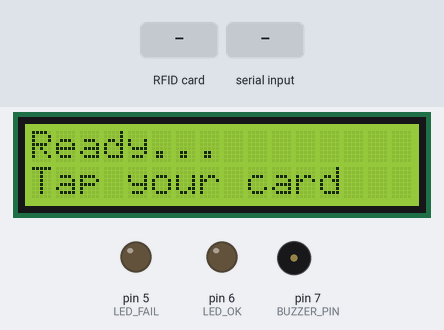
Bench run of a sketch on a simulated Arduino Uno, built with avr-gcc and run on an emulated ATmega328P. Shown: 16×2 character LCD, output pins drawn as LEDs (lit = HIGH), buzzer (waves = sounding). The test bench sets the inputs (shaded band). EEPROM starts erased; pins used as bus, display or sensor lines are not drawn; what the sketch prints to the serial monitor is not drawn.

Above: at 1.3 s.
1.4 s: RFID card 5E 7A 19 C4 held to the reader
At 1.64 s:
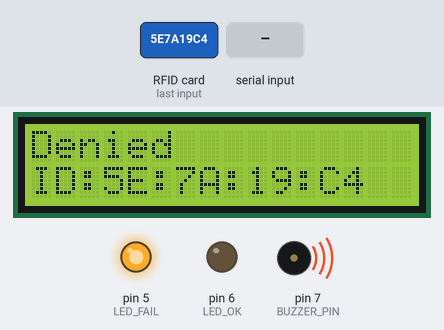
3.4 s: "ADD 1\n" received over Serial
4.9 s: "DEL 1\n" received over Serial
6.4 s: "LIST 1\n" received over Serial
Timing chart, 0 to 8.9 s (numbered marks = the images above; inputs shaded):
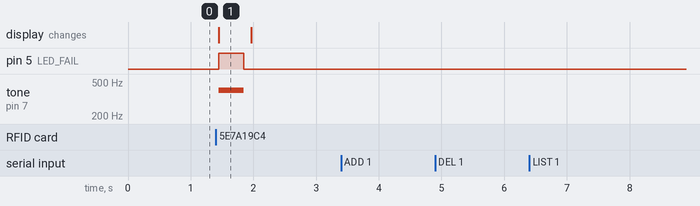

The sketch:

LabE.ino
```cpp
#include <SPI.h>
#include <MFRC522.h>
#include <Wire.h>
#include <LiquidCrystal_I2C.h>
#include <EEPROM.h>

// ====== CẤU HÌNH PHẦN CỨNG ======
#define SS_PIN      10
#define RST_PIN     9
#define LED_OK      6
#define LED_FAIL    5
#define BUZZER_PIN  7
#define LCD_ADDR    0x27   // đổi nhanh 0x27 hoặc 0x3F tùy module LCD

// ====== CẤU HÌNH DỮ LIỆU ======
#define UID_LEN     4
#define MAX_SLOTS   5
#define EEPROM_BASE 0

// ====== BIẾN TOÀN CỤC ======
LiquidCrystal_I2C lcd(LCD_ADDR, 16, 2);
MFRC522 rfid(SS_PIN, RST_PIN);

int failCount = 0;           // Đếm số lần sai
unsigned long lockStart = 0; // Thời điểm bắt đầu khóa
bool isLocked = false;

// ====== QUẢN LÝ EEPROM ======
void eepromWriteUID(int slot, const byte *uid) {
  int addr = EEPROM_BASE + slot * UID_LEN;
  for (int i = 0; i < UID_LEN; i++) EEPROM.write(addr + i, uid[i]);
}

void eepromReadUID(int slot, byte *uid) {
  int addr = EEPROM_BASE + slot * UID_LEN;
  for (int i = 0; i < UID_LEN; i++) uid[i] = EEPROM.read(addr + i);
}

bool eepromMatchAny(const byte *uid) {
  byte buf[UID_LEN];
  for (int s = 0; s < MAX_SLOTS; s++) {
    eepromReadUID(s, buf);
    bool ok = true;
    for (int i = 0; i < UID_LEN; i++)
      if (buf[i] != uid[i]) { ok = false; break; }
    if (ok) return true;
  }
  return false;
}

void clearSlot(int slot) {
  byte z[UID_LEN] = {0, 0, 0, 0};
  eepromWriteUID(slot, z);
}

// ====== LCD UI ======
void uiIdle() {
  lcd.clear();
  lcd.setCursor(0, 0);
  lcd.print("Ready...");
  lcd.setCursor(0, 1);
  lcd.print("Tap your card");
}

void uiShowUID(const char *msg, const byte *uid) {
  lcd.clear();
  lcd.setCursor(0, 0);
  lcd.print(msg);
  lcd.setCursor(0, 1);
  lcd.print("ID:");
  for (int i = 0; i < UID_LEN; i++) {
    if (uid[i] < 0x10) lcd.print("0");
    lcd.print(uid[i], HEX);
    if (i < UID_LEN - 1) lcd.print(":");
  }
}

// ====== Buzzer / LED ======
void beepOK() {
  for (int i = 0; i < 2; i++) {
    tone(BUZZER_PIN, 1500, 80);
    digitalWrite(LED_OK, HIGH);
    delay(120);
    digitalWrite(LED_OK, LOW);
    delay(80);
  }
}

void beepFail() {
  tone(BUZZER_PIN, 400, 400);
  digitalWrite(LED_FAIL, HIGH);
  delay(400);
  digitalWrite(LED_FAIL, LOW);
}

// ====== RFID ======
bool readUID(byte *uid) {
  if (!rfid.PICC_IsNewCardPresent() || !rfid.PICC_ReadCardSerial()) return false;
  for (int i = 0; i < UID_LEN; i++) uid[i] = rfid.uid.uidByte[i];
  rfid.PICC_HaltA();
  rfid.PCD_StopCrypto1();
  return true;
}

// ====== Serial command ======
void handleSerial() {
  if (!Serial.available()) return;
  String cmd = Serial.readStringUntil('\n');
  cmd.trim();

  if (cmd.startsWith("ADD")) {
    int slot = cmd.charAt(3) - '0';
    if (slot < 0 || slot >= MAX_SLOTS) { Serial.println("Slot? 0–4"); return; }
    String data = cmd.substring(5);
    data.replace(":", " ");
    data.trim();

    byte uid[UID_LEN]; int count = 0;
    while (data.length() > 0 && count < UID_LEN) {
      int space = data.indexOf(' ');
      String part = (space == -1) ? data : data.substring(0, space);
      uid[count++] = (byte)strtol(part.c_str(), NULL, 16);
      if (space == -1) break;
      data = data.substring(space + 1);
    }
    if (count == UID_LEN) {
      eepromWriteUID(slot, uid);
      Serial.print("Added slot "); Serial.println(slot);
    } else Serial.println("Use: ADD0 DE:AD:BE:EF");

  } else if (cmd.startsWith("DEL")) {
    int slot = cmd.charAt(3) - '0';
    clearSlot(slot);
    Serial.print("Cleared slot "); Serial.println(slot);

  } else if (cmd == "LIST") {
    Serial.println("Slots:");
    byte u[UID_LEN];
    for (int i = 0; i < MAX_SLOTS; i++) {
      eepromReadUID(i, u);
      Serial.print("SLOT"); Serial.print(i); Serial.print(" = ");
      for (int j = 0; j < UID_LEN; j++) {
        if (u[j] < 0x10) Serial.print("0");
        Serial.print(u[j], HEX);
        if (j < UID_LEN - 1) Serial.print(":");
      }
      Serial.println();
    }

  } else {
    Serial.println("Cmds: ADDn UID | DELn | LIST");
  }
}

// ====== SETUP ======
void setup() {
  Serial.begin(9600);
  SPI.begin();
  rfid.PCD_Init();
  pinMode(LED_OK, OUTPUT);
  pinMode(LED_FAIL, OUTPUT);
  pinMode(BUZZER_PIN, OUTPUT);
  lcd.init();
  lcd.backlight();
  uiIdle();
  Serial.println("RFID Access Ready");
}

// ====== MAIN LOOP ======
void loop() {
  handleSerial();

  if (isLocked) {
    if (millis() - lockStart >= 2000) { isLocked = false; failCount = 0; uiIdle(); }
    else return;
  }

  byte uid[UID_LEN];
  if (!readUID(uid)) return;

  bool ok = eepromMatchAny(uid);
  uiShowUID(ok ? "Welcome" : "Denied", uid);

  if (ok) {
    failCount = 0;
    beepOK();
  } else {
    failCount++;
    beepFail();
    if (failCount >= 3) {
      lcd.clear();
      lcd.print("Wait 2s...");
      isLocked = true;
      lockStart = millis();
    }
  }

  // Ghi nhật ký ra Serial (timestamp,uid,result)
  Serial.print(millis());
  Serial.print(",");
  for (int i = 0; i < UID_LEN; i++) {
    if (uid[i] < 0x10) Serial.print("0");
    Serial.print(uid[i], HEX);
    if (i < UID_LEN - 1) Serial.print(":");
  }
  Serial.print(",");
  Serial.println(ok ? "OK" : "FAIL");

  delay(100);
  uiIdle();
}
```

Measured:
- after the input at 1.4 s, pin 5 (LED_FAIL): LOW → HIGH at once, → LOW 0.40 s later; tone on pin 7 (BUZZER_PIN): silent → 400 Hz at once, → silent 0.40 s later; the display: changes at once (image 1)
- after the input at 3.4 s, every drawn part: stays the same
- after the input at 4.9 s, every drawn part: stays the same
- after the input at 6.4 s, every drawn part: stays the same
- what the display in image 1 shows lasts 0.6 s, from 1.4 s to 2.0 s
